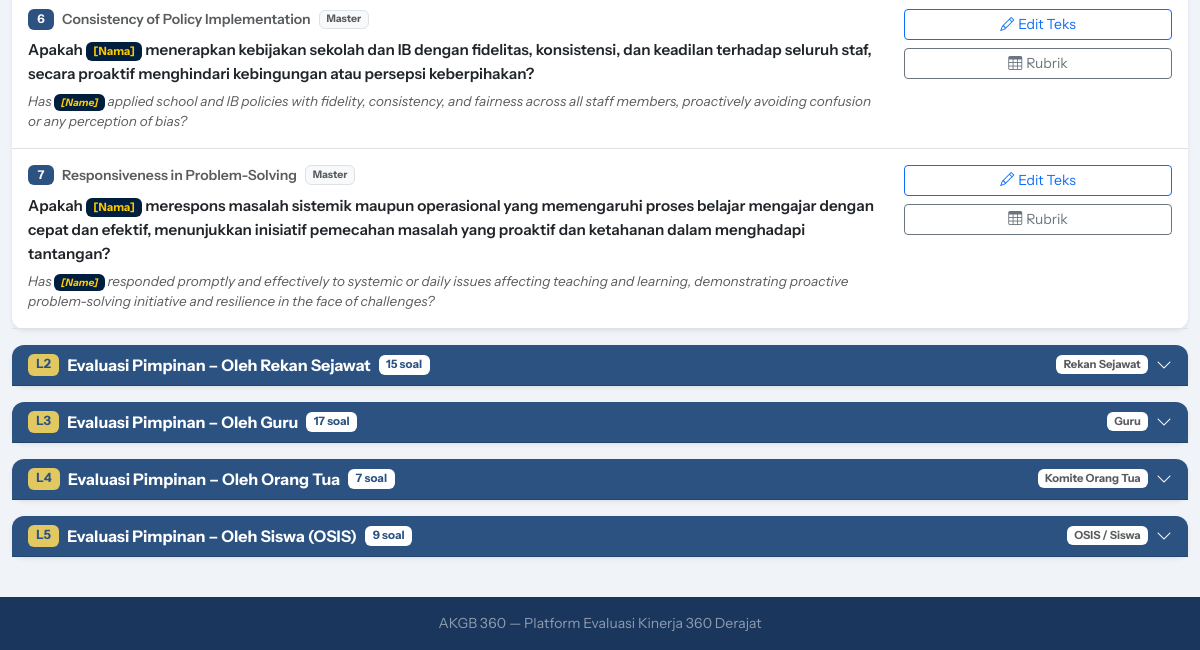
The page /demo/admin/questions.php (signed in, lower part) on the database as committed earlier.
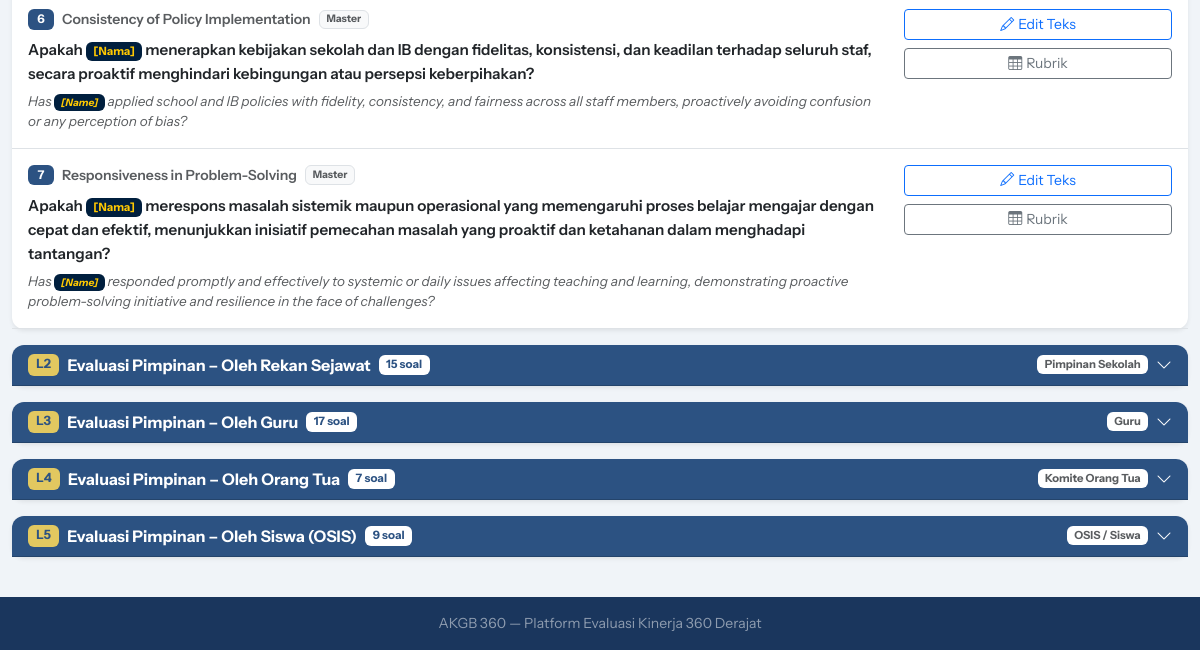
The same page on the database as committed later.
### tables this page shows
CREATE TABLE `package_weights` (
  `id` int NOT NULL AUTO_INCREMENT,
  `package_id` int NOT NULL,
  `weight` decimal(4,2) DEFAULT '1.00',
  `notes` varchar(200) DEFAULT NULL,
  PRIMARY KEY (`id`),
  KEY `package_id` (`package_id`),
  CONSTRAINT `package_weights_ibfk_1` FOREIGN KEY (`package_id`) REFERENCES `packages` (`id`) ON DELETE CASCADE
);

CREATE TABLE `packages` (
  `id` int NOT NULL AUTO_INCREMENT,
  `code` varchar(20) NOT NULL,
  `name` varchar(200) NOT NULL,
  `eval_type_id` int NOT NULL,
  `period_id` int DEFAULT NULL COMMENT 'NULL = template global, ada nilai = terikat periode',
  `respondent_type` varchar(50) NOT NULL,
  `description` text,
  `is_self_reflection` tinyint(1) DEFAULT '0',
  PRIMARY KEY (`id`),
  KEY `eval_type_id` (`eval_type_id`),
  KEY `period_id` (`period_id`),
  CONSTRAINT `packages_ibfk_1` FOREIGN KEY (`eval_type_id`) REFERENCES `eval_types` (`id`),
  CONSTRAINT `packages_ibfk_2` FOREIGN KEY (`period_id`) REFERENCES `eval_periods` (`id`) ON DELETE SET NULL
);

### public_html/demo/includes/db.php (called while the page is built, shortened)
<?php
class Database {
    private static ?PDO $instance = null;
    public static function getInstance(): PDO {
        if (self::$instance === null) {
            $dsn = "mysql:host=" . DB_HOST . ";dbname=" . DB_NAME . ";charset=" . DB_CHARSET;
            $options = [
                PDO::ATTR_ERRMODE            => PDO::ERRMODE_EXCEPTION,
                PDO::ATTR_DEFAULT_FETCH_MODE => PDO::FETCH_ASSOC,
                PDO::ATTR_EMULATE_PREPARES   => false,
            ];
            try {
                self::$instance = new PDO($dsn, DB_USER, DB_PASS, $options);
            } catch (PDOException $e) {
                die(json_encode(['error' => 'Database connection failed: ' . $e->getMessage()]));
            }
        }
        return self::$instance;
    }
    public static function query(string $sql, array $params = []): PDOStatement {
        $stmt = self::getInstance()->prepare($sql);
        $stmt->execute($params);
        return $stmt;
    }
    public static function fetchAll(string $sql, array $params = []): array {
        return self::query($sql, $params)->fetchAll();
    }
}

### public_html/demo/includes/functions.php (called while the page is built, shortened)
<?php
function h(string $s = ''): string {
    return htmlspecialchars($s, ENT_QUOTES, 'UTF-8');
}
function respondentLabel(string $type): string {
    return match($type) {
        'atasan'        => 'Yayasan (YPKBI/YPKTB)',
        'leader'        => 'Pimpinan Sekolah',
        'peer'          => 'Rekan Sejawat',
        'guru'          => 'Guru',
        'teacher'       => 'Rekan Sejawat (Guru)',
        'ortu'          => 'Komite Orang Tua',
        'siswa'         => 'OSIS / Siswa',
        'student_class' => 'Murid yang Diajar',
        'self'          => 'Refleksi Mandiri',
        default         => ucfirst($type),
    };
}

### public_html/demo/admin/questions.php (the view, shortened to what the changed rows need)
<?php
require_once __DIR__ . '/../includes/db.php';
require_once __DIR__ . '/../includes/functions.php';
require_once __DIR__ . '/../includes/layout.php';
$tab    = $_GET['tab'] ?? '';
$evalTypes = Database::fetchAll("SELECT * FROM eval_types ORDER BY id");
if (!$tab && !empty($evalTypes)) $tab = $evalTypes[0]['code'];
$currentEt = null;
foreach ($evalTypes as $et) {
    if ($et['code'] === $tab) { $currentEt = $et; break; }
}
$packages = [];
if ($currentEt) {
    $pkgRows = Database::fetchAll("
        SELECT p.*, pw.weight
        FROM packages p
        LEFT JOIN package_weights pw ON pw.package_id = p.id
        WHERE p.eval_type_id = ? AND p.is_self_reflection = 0
        ORDER BY p.id
    ", [$currentEt['id']]);
    foreach ($pkgRows as $pkg) {
        $qRows = Database::fetchAll("
            SELECT
                pq.id as pq_id,
                pq.order_num,
                pq.question_id_text_override,
                pq.question_en_text_override,
                q.id as q_id,
                q.question_id_text as master_id,
                q.question_en_text as master_en,
                s.id as s_id,
                s.name as s_name,
                s.elaboration_id,
                s.elaboration_en,
                d.id as d_id,
                d.name as d_name,
                d.code as d_code
            FROM package_questions pq
            JOIN questions q ON pq.question_id = q.id
            JOIN standards s ON q.standard_id = s.id
            JOIN domains d ON s.domain_id = d.id
            WHERE pq.package_id = ?
            ORDER BY pq.order_num, d.order_num, s.order_num
        ", [$pkg['id']]);
        $byDomain = [];
        foreach ($qRows as $q) {
            $byDomain[$q['d_id']]['name']   = $q['d_name'];
            $byDomain[$q['d_id']]['code']   = $q['d_code'];
            $byDomain[$q['d_id']]['items'][] = $q;
        }
        $qIds = array_unique(array_column($qRows, 'q_id'));
        $descriptors = [];
        if (!empty($qIds)) {
            $rows = Database::fetchAll(
                "SELECT * FROM grade_descriptors WHERE question_id IN (" . implode(',', $qIds) . ") ORDER BY question_id, grade"
            );
            foreach ($rows as $r) $descriptors[$r['question_id']][$r['grade']] = $r;
        }
        $packages[] = array_merge($pkg, [
            'byDomain'    => $byDomain,
            'descriptors' => $descriptors,
            'q_count'     => count($qRows),
        ]);
    }
}
ob_start(); ?>
<?php if (empty($packages)): ?>
<div class="card">
  <div class="card-body text-center py-5 text-muted">
    <i class="bi bi-inbox display-4 mb-3 d-block"></i>
    <p>Belum ada paket untuk tipe ini.</p>
    <a href="<?= APP_URL ?>/admin/matrix.php?tab=<?= urlencode($tab) ?>" class="btn btn-navy">
      Buat via Matriks Mapping →
    </a>
  </div>
</div>
<?php else: ?>
<?php foreach ($packages as $pi => $pkg):
  $cid = 'pkg' . $pkg['id'];
?>
<div class="card mb-3 border-0 shadow-sm">
  <div class="card-header d-flex justify-content-between align-items-center py-2"
       style="cursor:pointer;background:var(--ktb-navy);color:white"
       data-bs-toggle="collapse" data-bs-target="#<?= $cid ?>"
       aria-expanded="<?= $pi===0?'true':'false' ?>">
    <div class="d-flex align-items-center gap-2">
      <span class="badge" style="background:var(--ktb-gold);color:var(--ktb-navy);font-size:.8rem">
        <?= h($pkg['code']) ?>
      </span>
      <strong><?= h($pkg['name']) ?></strong>
      <span class="badge bg-white text-navy" style="font-size:.72rem">
        <?= $pkg['q_count'] ?> soal
      </span>
    </div>
    <div class="d-flex align-items-center gap-2">
      <span class="badge bg-white text-muted" style="font-size:.7rem">
        <?= h(respondentLabel($pkg['respondent_type'])) ?>
      </span>
      <i class="bi bi-chevron-<?= $pi===0?'up':'down' ?>"></i>
    </div>
  </div>
</div>
<?php endforeach;  ?>
<?php endif; ?>

Rows that differ between the two databases and show on the page:
changed through a linked row, package_weights "Evaluasi Pimpinan – Oleh Rekan Sejawat": package.respondent_type "Rekan Sejawat" → "Pimpinan Sekolah"
